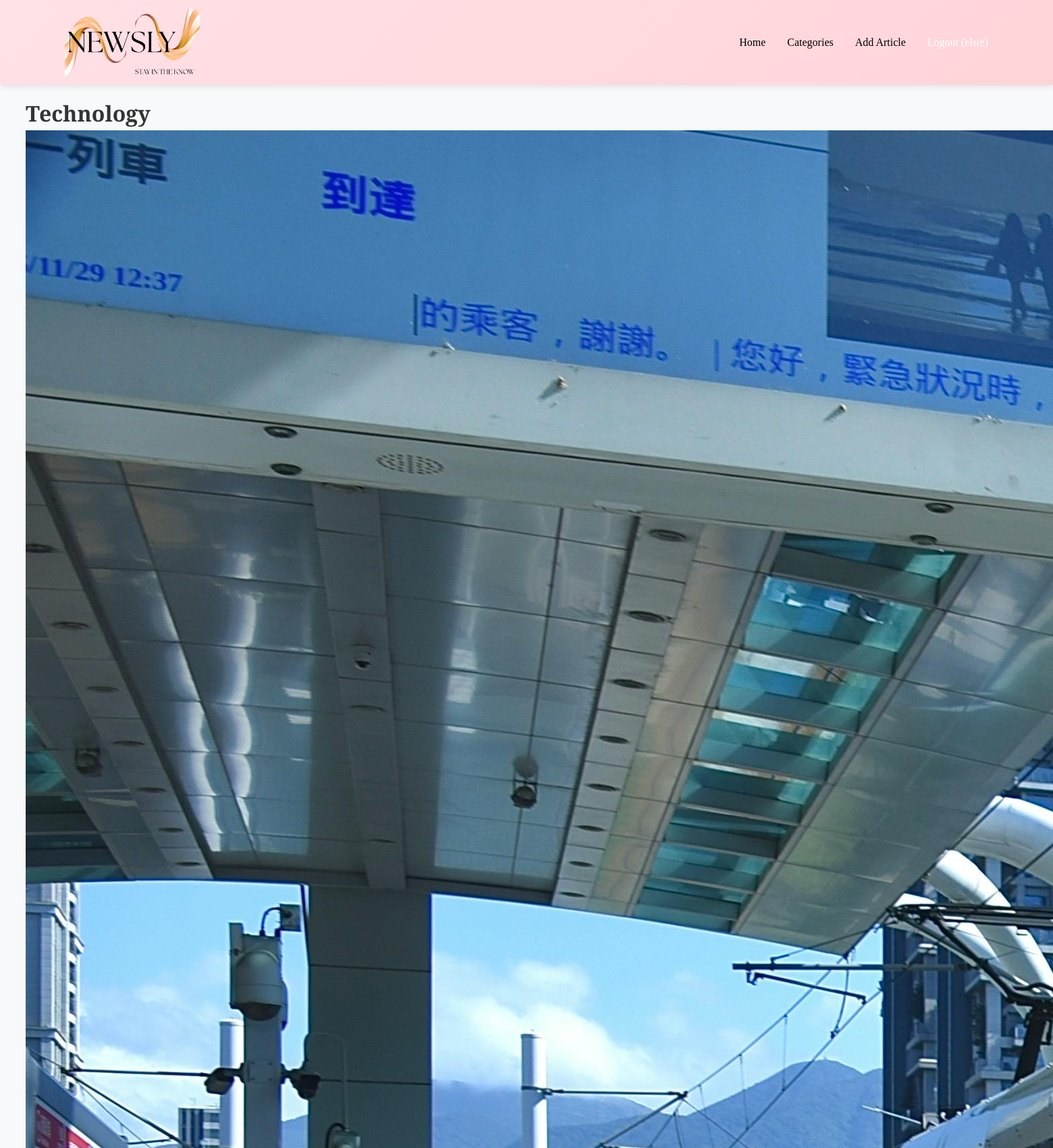
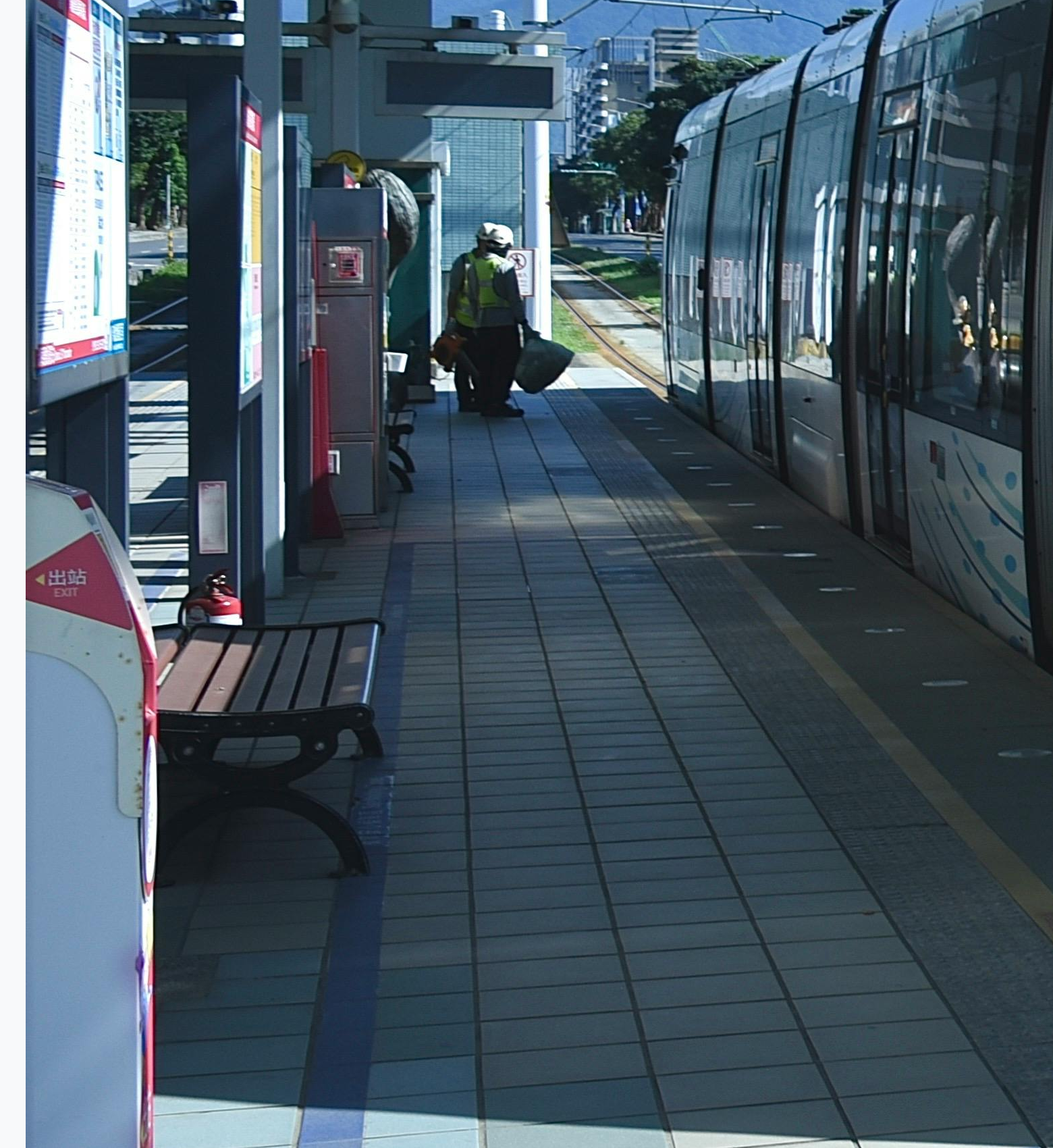
/category/1/ (signed in, upper part), run on the app's committed database (2 pictures, top to bottom).
### newsapp/models.py (models this page shows, shortened)
class Category(models.Model):
    name = models.CharField(max_length=100)

class Article(models.Model):
    title = models.CharField(max_length=255)
    content = models.TextField()
    image = models.ImageField(upload_to="articles/", blank=True, null=True)
    category = models.ForeignKey(Category, on_delete=models.SET_NULL, null=True)
    author = models.ForeignKey(User, on_delete=models.CASCADE)
    created_at = models.DateTimeField(auto_now_add=True)

### newsapp/views.py (the view)
# urls.py: path('category/<int:category_id>/', views.category_articles, name='category_articles'),
def category_articles(request, category_id):
    category = get_object_or_404(Category, pk=category_id)
    articles = Article.objects.filter(category=category).order_by('-created_at')
    return render(request, 'newsapp/category_articles.html', {
        "category": category,
        "articles": articles
    })

### newsapp/templates/newsapp/category_articles.html (shortened to what this page needs)
{% extends 'newsapp/base.html' %}
{% block content %}
<h1>{{ category.name }}</h1>
<div class="articles-grid">
    {% for article in articles %}
    <article class="article-card">
        {% if article.image %}
        <img src="{{ article.image.url }}" alt="{{ article.title }}" class="article-image">
        {% endif %}
    </article>
    {% empty %}
        <p>No articles in this category yet.</p>
    {% endfor %}
</div>
{% endblock %}

### newsapp/templates/newsapp/base.html (shortened to what this page needs)
<!DOCTYPE html>
<html lang="en">
<head>
    {% load static %}
    <link rel="stylesheet" href="{% static 'newsapp/css/style.css' %}">
</head>
<body>
    <header class="header">
        <nav class="navbar">
            <a href="{% url 'home' %}" class="logo-container">
                <img src="{% static 'newsapp/images/logo5.png' %}" alt="News App Logo" class="logo-image">
            </a>
            <ul class="nav-links">
                <li><a href="{% url 'home' %}">Home</a></li>
                <li><a href="{% url 'categories' %}">Categories</a></li>
                {% if user.is_authenticated %}
                    <li><a href="{% url 'add_article' %}">Add Article</a></li>
                    <li>
                        <form action="{% url 'logout' %}" method="POST" style="display:inline;">
                            <button type="submit" class="btn logout-btn">
                                Logout ({{ user.username }})
                            </button>
                        </form>
                    </li>
                {% else %}
                    <li><a href="{% url 'login' %}">Login</a></li>
                    <li><a href="{% url 'register' %}">Register</a></li>
                {% endif %}
            </ul>
        </nav>
    </header>
    <main class="container">
        {% block content %}
        {% endblock %}
    </main>
</body>
</html>

### newsapp/static/newsapp/css/style.css (style rules this page uses)
* { margin: 0; padding: 0; box-sizing: border-box; }
body { font-family: 'Playfair Display', serif; line-height: 1.6; color: #333; background-color: #f8f9fa; }
.header { background: linear-gradient(135deg, #ffe1e6, #ffd4d9); color: rgb(2, 2, 2); padding: 0.8rem 0; box-shadow: 0 2px 10px rgba(0,0,0,0.1); }
.navbar { display: flex; justify-content: space-between; align-items: center; max-width: 1400px; margin: 0 auto; padding: 0 1rem; }
.logo-container { display: flex; align-items: center; text-decoration: none; }
.logo-image { height: 100px; width: auto; transition: transform 0.3s ease; }
.nav-links { display: flex; list-style: none; gap: 2rem; }
.nav-links a { color: rgb(0, 0, 0); text-decoration: none; transition: opacity 0.3s; }
.container { max-width: 1500px !important; margin: 1rem auto; padding: 0 0.5rem; }
.btn { background: #f38f8f; color: rgb(2, 2, 2); padding: 0.75rem 1.5rem; border: none; border-radius: 5px; cursor: pointer; font-size: 1rem; transition: background 0.3s; }
.logout-btn { background: none; border: none; color: white; font: inherit; cursor: pointer; padding: 0; margin: 0; text-decoration: none; transition: opacity 0.3s; }

### data on the page
Category: name "Technology"
Article: image (picture)

### other printed values
{{ user.username }} "elsie"
